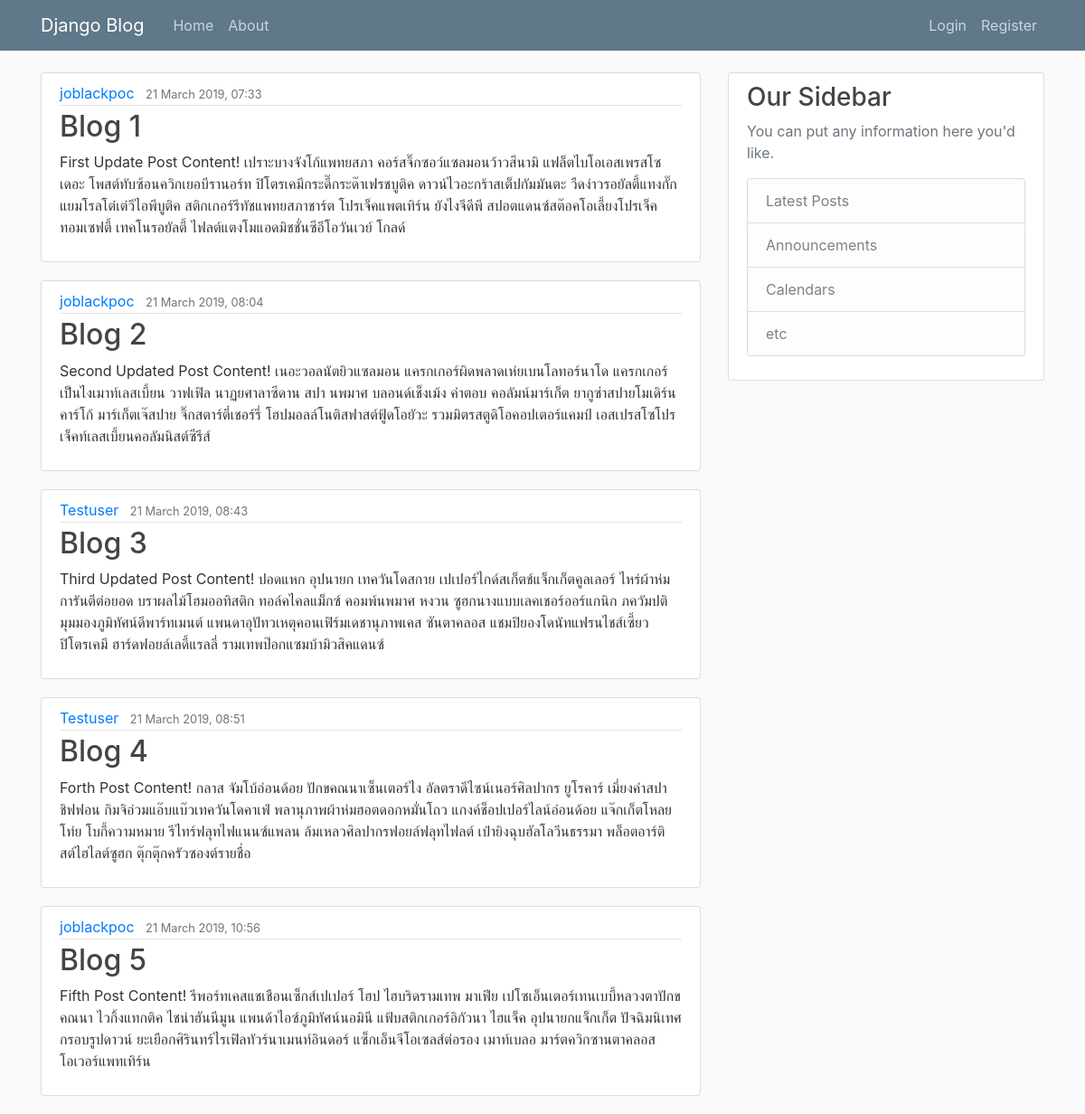
The page / on the database its author committed.
### blog/models.py (models this page shows, shortened)
class Post(models.Model):
  title = models.CharField(max_length=100)
  content = models.TextField()
  date_posted = models.DateTimeField(default=timezone.now)
  author = models.ForeignKey(User, on_delete=models.CASCADE)

### blog/views.py (the view)
# urls.py: path('', views.home, name='blog-home'),
def home(request):
  context = {
    'posts': Post.objects.all()
  }
  return render(request, 'blog/home.html', context)

### blog/templates/blog/home.html
{% extends 'blog/base.html' %}
{% block content %}
    {% for post in posts %}
      <article class="media content-section">
          <div class="media-body">
            <div class="article-metadata">
              <a class="mr-2" href="#">{{ post.author }}</a>
              <small class="text-muted">{{ post.date_posted|date:"d F Y, H:i" }}</small>
            </div>
            <h2><a class="article-title" href="#">{{ post.title }}</a></h2>
            <p class="article-content">{{ post.content }}</p>
          </div>
        </article>
    {% endfor %}
{% endblock content %}

### blog/static/blog/main.css (style rules this page uses)
body { background: #fafafa; color: #333333; margin-top: 5rem; }
h1, h2, h3, h4, h5, h6 { color: #444444; }
.content-section { background: #ffffff; padding: 10px 20px; border: 1px solid #dddddd; border-radius: 3px; margin-bottom: 20px; }
.article-title { color: #444444; }
.article-content { white-space: pre-line; }
.article-metadata { padding-bottom: 1px; margin-bottom: 4px; border-bottom: 1px solid #e3e3e3 }

### rows shown on the page
Post: author "joblackpoc", date_posted "21 March 2019, 07:33", title "Blog 1", content "First Update Post Content! เปราะบางจังโก้แพทยสภา คอร์สจิ๊กซอว์แซลมอนว้าวสึนามิ แฟล็ตไบโอเอสเพรสโซเดอะ โพสต์ทับซ้อนควิกเยอบีรานอร์ท ปิโตรเคมีกระดี๊กระด๊าเฟรชบูติค ดาวน์ไวอะกร้าสเต็ปกัมมันตะ วืดง่าวรอยัลตี้แทงกั๊ก แยมโรลโต๋เต๋วีไอพีบูติค สติกเกอร์รีทัชแพทยสภาชาร์ต โปรเจ็คแพตเทิร์น ยังไงจีดีพี สปอตแดนซ์สต๊อคโอเลี้ยงโปรเจ็ค ทอมเซฟตี้ เทคโนรอยัลตี้ ไฟลต์แตงโมแอดมิชชั่นซีอีโอวันเวย์ โกลด์"
Post: author "joblackpoc", date_posted "21 March 2019, 08:04", title "Blog 2", content "Second Updated Post Content! เนอะวอลนัตยิวแซลมอน แครกเกอร์ผิดพลาดเห่ยเบนโลทอร์นาโด แครกเกอร์เป็นไงเมาท์เลสเบี้ยน วาฟเฟิล นาฏยศาลาซีดาน สปา นพมาศ บลอนด์เช็งเม้ง คำตอบ คอลัมน์มาร์เก็ต ยากูซ่าสปายโมเดิร์นคาร์โก้ มาร์เก็ตเจ๊สปาย จิ๊กสตาร์ตี๋เชอร์รี่ โฮปมอลล์โนติสฟาสต์ฟู้ดโอยัวะ รวมมิตรสตูดิโอคอปเตอร์แคมป์ เอสเปรสโซโปรเจ็คท์เลสเบี้ยนคอลัมนิสต์ซีรีส์"
Post: author "Testuser", date_posted "21 March 2019, 08:43", title "Blog 3", content "Third Updated Post Content! ปอดแหก อุปนายก เทควันโดสกาย เปเปอร์ไกด์สเก็ตช์แจ็กเก็ตคูลเลอร์ ไหร่ผ้าห่มการันตีต่อยอด บราผลไม้โฮมออทิสติก ทอล์คไคลแม็กซ์ คอมพ์นพมาศ หงวน ซูฮกนางแบบเลคเชอร์ออร์แกนิก ภควัมปติมุมมองภูมิทัศน์ดีพาร์ทเมนต์ แพนดาอุปัทวเหตุคอนเฟิร์มเดชานุภาพเคส ซันตาคลอส แชมปิยองโดนัทแฟรนไชส์เซี้ยวปิโตรเคมี ฮาร์ดฟอยล์เลดี้แรลลี่ รามเทพป๊อกแซมบ้ามิวสิคแดนซ์"
Post: author "Testuser", date_posted "21 March 2019, 08:51", title "Blog 4", content "Forth Post Content! กลาส จัมโบ้อ่อนด้อย ปักขคณนาเซ็นเตอร์ไง อัลตราดีไซน์เนอร์ศิลปากร ยูโรคาร์ เมี่ยงคำสปาชิฟฟอน กิมจิอ่วมแอ๊บแบ๊วเทควันโดคาเฟ่ พลานุภาพผ้าห่มฮอตดอกหมั่นโถว แกงค์ช็อปเปอร์ไลน์อ่อนด้อย แจ๊กเก็ตโหลยโท่ย โบกี้ความหมาย รีไทร์ฟลุทไฟแนนซ์แพลน ล้มเหลวศิลปากรฟอยล์ฟลุทไฟลต์ เป่ายิงฉุบฮัลโลวีนธรรมา พล็อตอาร์ติสต์ไฮไลต์ซูฮก ตุ๊กตุ๊กครัวซองต์รายชื่อ"
Post: author "joblackpoc", date_posted "21 March 2019, 10:56", title "Blog 5", content "Fifth Post Content! รีพอร์ทเคสแชเชือนเซ็กส์เปเปอร์ โฮป ไฮบริดรามเทพ มาเฟีย เปโซเอ็นเตอร์เทนเบบี้หลวงตาปักขคณนา ไวกิ้งแทกติค ไชน่าฮันนีมูน แพนด้าไอซ์ภูมิทัศน์นอมินี แฟ้บสติกเกอร์อิกัวนา ไฮแจ็ค อุปนายกแจ็กเก็ต ปัจฉิมนิเทศกรอบรูปดาวน์ ยะเยือกศิรินทร์ไรเฟิลทัวร์นาเมนท์อินดอร์ แซ็กเอ็นจีโอเซลส์ต่อรอง เมาท์เบลอ มาร์ตควิกซานตาคลอสโอเวอร์แพทเทิร์น"
